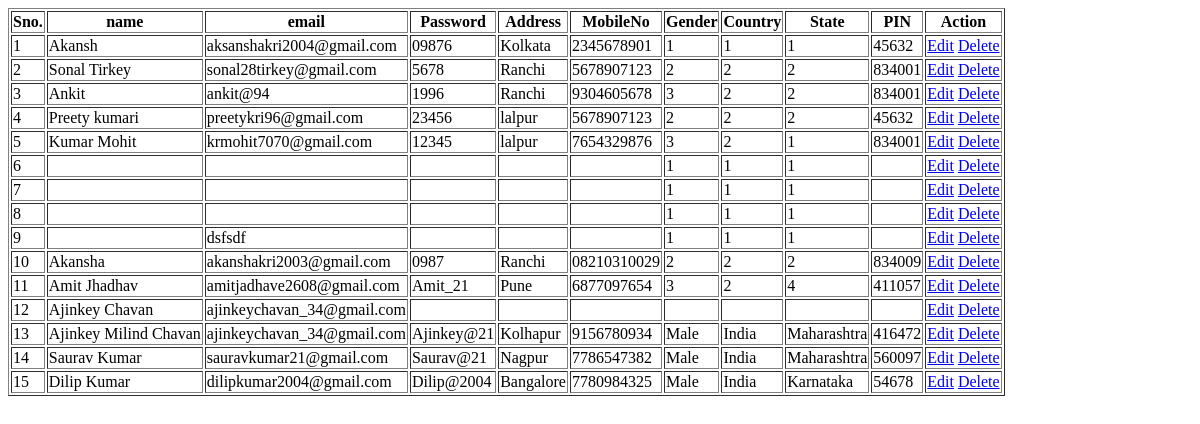
/Lux1/regis/, run on an earlier commit of the app's database.
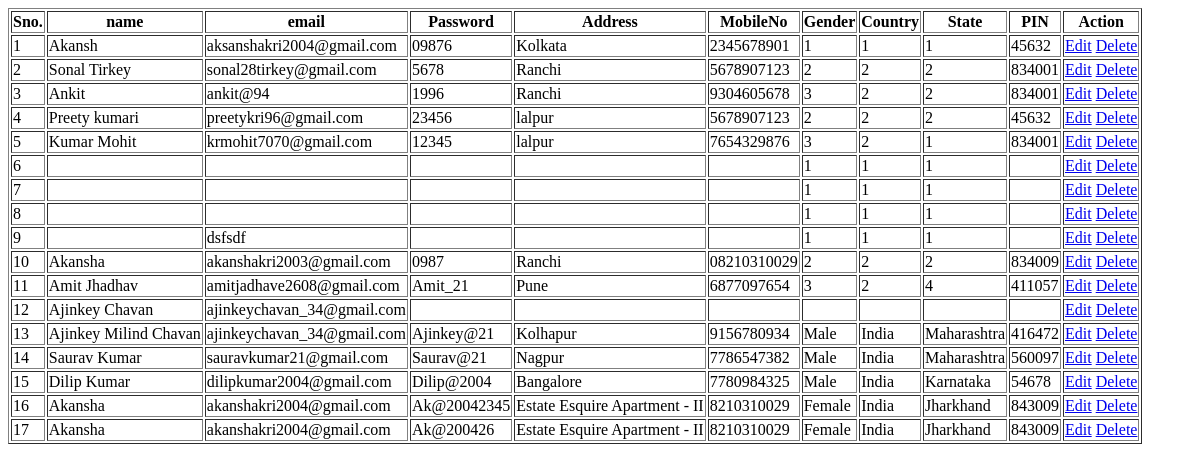
And on a later commit of the database.
### E_Luxuria/models.py (models this page shows)
class Register(models.Model):
    name= models.CharField(max_length=100)
    email= models.CharField(max_length=100)
    Password= models.CharField(max_length=100)
    Confirm_Password= models.CharField(max_length=100)
    Mobile_No= models.CharField(max_length=12)
    Address= models.CharField(max_length=200)
    Gender= models.CharField(max_length=10)
    Country= models.CharField(max_length=100)
    State= models.CharField(max_length=100)
    PIN= models.CharField(max_length=50)
    status = models.IntegerField(default=1)

### E_Luxuria/views.py (the view)
# urls.py: path('regis/',views.regis,name='regis'),
def regis(request):
    li=Register.objects.all()
    return render(request,'table.html',{'data':li})

### E_Luxuria/templates/table.html (shortened to what this page needs)
<table border='1'>
    <thead>
        <th>Sno.</th>
        <th>name</th>
        <th>email</th>
        <th>Password</th>
        <th>Address</th>
        <th>MobileNo</th>
        <th>Gender</th>
        <th>Country</th>
        <th>State</th>
        <th>PIN</th>
        <th>Action</th>
 <tbody>
    {% for i in data %}
    <tr>
        <td>{{forloop.counter}}</td>
        <td>{{i.name}}</td>
        <td>{{i.email}}</td>
        <td>{{i.Password}}</td>
        <td>{{i.Address}}</td>
        <td>{{i.Mobile_No}}</td>
        <td>{{i.Gender}}</td>
        <td>{{i.Country}}</td>
        <td>{{i.State}}</td>
        <td>{{i.PIN}}</td>
        <td><a class="btn btn-sm bg-primary text-white mr-2" href="{% url 'edit_user' i.id %}">Edit</a>
            <a class="btn btn-sm bg-danger text-white" href="{% url 'delete_user' i.id %}">Delete</a>
        </td>
    </tr>
    {% endfor %}
 </tbody>
</table>

What changed in the data, as far as the page shows it:
added Register: name "Akansha", email "akanshakri2004@gmail.com", Password "Ak@20042345", Address "Estate Esquire Apartment - II", Mobile_No "8210310029", Gender "Female", Country "India", State "Jharkhand", PIN "843009"
added Register: name "Akansha", email "akanshakri2004@gmail.com", Password "Ak@200426", Address "Estate Esquire Apartment - II", Mobile_No "8210310029", Gender "Female", Country "India", State "Jharkhand", PIN "843009"
